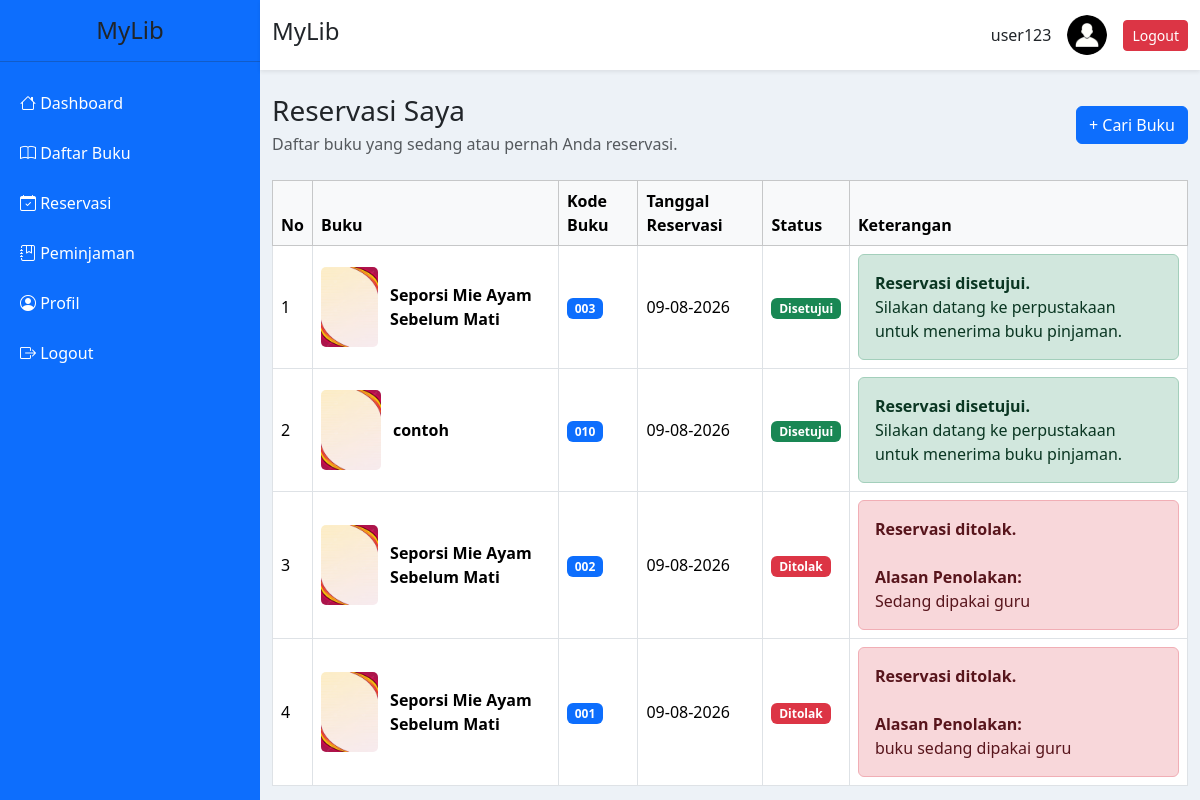
The page /user/reservasi/index.php (signed in) on the database its author committed.
### tables this page shows
CREATE TABLE `reservasi` (
  `id` int NOT NULL,
  `user_id` int NOT NULL,
  `eksemplar_id` int NOT NULL,
  `tanggal_reservasi` date NOT NULL,
  `status` enum('Diajukan','Disetujui','Ditolak','Selesai') NOT NULL DEFAULT 'Diajukan',
  `alasan_penolakan` text,
  `created_at` timestamp NULL DEFAULT CURRENT_TIMESTAMP
);

CREATE TABLE `judul_buku` (
  `id` int NOT NULL,
  `judul` varchar(200) NOT NULL,
  `penulis` varchar(100) NOT NULL,
  `penerbit` varchar(100) NOT NULL,
  `tahun` year NOT NULL,
  `isbn` varchar(30) DEFAULT NULL,
  `kategori` varchar(100) DEFAULT NULL,
  `rak` varchar(50) DEFAULT NULL,
  `sinopsis` text,
  `cover` varchar(255) DEFAULT 'default-book.png',
  `created_at` timestamp NULL DEFAULT CURRENT_TIMESTAMP
);

CREATE TABLE `eksemplar_buku` (
  `id` int NOT NULL,
  `judul_id` int NOT NULL,
  `kode_buku` varchar(30) NOT NULL,
  `status` enum('Tersedia','Dipinjam','Rusak','Hilang') DEFAULT 'Tersedia',
  `created_at` timestamp NULL DEFAULT CURRENT_TIMESTAMP
);

### user/reservasi/index.php (the view, shortened to what this page needs)
<?php
require "../../config/koneksi.php";
$user_id = $_SESSION['id'];
$query = mysqli_query($koneksi, "
    SELECT
        reservasi.id,
        reservasi.tanggal_reservasi,
        reservasi.status,
        reservasi.alasan_penolakan,
        judul_buku.judul,
        judul_buku.cover,
        eksemplar_buku.kode_buku
    FROM reservasi
    INNER JOIN eksemplar_buku
        ON reservasi.eksemplar_id = eksemplar_buku.id
    INNER JOIN judul_buku
        ON eksemplar_buku.judul_id = judul_buku.id
    WHERE reservasi.user_id = $user_id
    ORDER BY reservasi.id DESC
");
include "../../templates/header.php";
?>
<?php include "../../templates/sidebar_user.php"; ?>
<div class="main">
<?php include "../../templates/navbar.php"; ?>
<div class="container mt-4">
<div class="d-flex justify-content-between align-items-center mb-4">
<div>
    <h3 class="mb-1">
        Reservasi Saya
    </h3>
    <p class="text-muted mb-0">
        Daftar buku yang sedang atau pernah Anda reservasi.
    </p>
</div>
<a
    href="<?= BASE_URL ?>user/buku/index.php"
    class="btn btn-primary"
>
    + Cari Buku
</a>
</div>
<?php if (mysqli_num_rows($query) > 0) { ?>
<div class="table-responsive">
<table class="table table-bordered table-hover align-middle">
<thead class="table-light">
<tr>
    <th>No</th>
    <th>Buku</th>
    <th>Kode Buku</th>
    <th>Tanggal Reservasi</th>
    <th>Status</th>
    <th>Keterangan</th>
</tr>
</thead>
<tbody>
<?php
$no = 1;
while ($r = mysqli_fetch_assoc($query)) {
?>
<tr>
<td>
    <?= $no++; ?>
</td>
<td>
<div class="d-flex align-items-center">
<?php
if (
    !empty($r['cover']) &&
    file_exists(
        "../../assets/upload/cover/" . $r['cover']
    )
) {
?>
<img
    src="<?= BASE_URL ?>assets/upload/cover/<?= htmlspecialchars($r['cover']); ?>"
    style="
        width:60px;
        height:80px;
        object-fit:cover;
        border-radius:5px;
        margin-right:12px;
    "
>
<?php
}
?>
<strong>
    <?= htmlspecialchars($r['judul']); ?>
</strong>
</div>
</td>
<td>
<span class="badge bg-primary">
    <?= htmlspecialchars($r['kode_buku']); ?>
</span>
</td>
<td>
    <?= date(
        'd-m-Y',
        strtotime($r['tanggal_reservasi'])
    ); ?>
</td>
<td>
<?php
if ($r['status'] == "Diajukan") {
?>
<span class="badge bg-warning text-dark">
    Menunggu Persetujuan
</span>
<?php
} elseif ($r['status'] == "Disetujui") {
?>
<span class="badge bg-success">
    Disetujui
</span>
<?php
} elseif ($r['status'] == "Ditolak") {
?>
<span class="badge bg-danger">
    Ditolak
</span>
<?php
} elseif ($r['status'] == "Selesai") {
?>
<span class="badge bg-secondary">
    Selesai
</span>
<?php
}
?>
</td>
<td>
<?php
if ($r['status'] == "Diajukan") {
?>
<div class="alert alert-info mb-0">
    Silakan datang ke perpustakaan setelah
    mendapat persetujuan dari admin.
</div>
<?php
} elseif ($r['status'] == "Disetujui") {
?>
<div class="alert alert-success mb-0">
    <strong>
        Reservasi disetujui.
    </strong>
    <br>
    Silakan datang ke perpustakaan untuk
    menerima buku pinjaman.
</div>
<?php
} elseif ($r['status'] == "Ditolak") {
?>
<div class="alert alert-danger mb-0">
    <strong>
        Reservasi ditolak.
    </strong>
    <br><br>
    <strong>
        Alasan Penolakan:
    </strong>
    <br>
    <?php
    if (!empty($r['alasan_penolakan'])) {
        echo nl2br(
            htmlspecialchars(
                $r['alasan_penolakan']
            )
        );
    } else {
        echo "Admin tidak memberikan alasan.";
    }
    ?>
</div>
<?php
} elseif ($r['status'] == "Selesai") {
?>
<div class="text-muted">
    Reservasi telah selesai.
</div>
<?php
}
?>
</td>
</tr>
<?php
}
?>
</tbody>
</table>
</div>
<?php } ?>
</div>
<?php include "../../templates/footer.php"; ?>

### templates/header.php (shortened to what this page needs)
<!DOCTYPE html>
<html lang="id">
<head>
<link href="https://cdn.jsdelivr.net/npm/bootstrap@5.3.7/dist/css/bootstrap.min.css" rel="stylesheet">
<link href="https://cdn.jsdelivr.net/npm/bootstrap-icons@1.13.1/font/bootstrap-icons.css" rel="stylesheet">
</head>
<body>

### templates/sidebar_user.php
<div class="sidebar">
    <h4 class="text-center mt-3">
        MyLib
    </h4>
    <hr>
    <a href="<?= BASE_URL ?>user/dashboard.php">
        <i class="bi bi-house"></i>
        Dashboard
    </a>
    <a href="<?= BASE_URL ?>user/buku/index.php">
        <i class="bi bi-book"></i>
        Daftar Buku
    </a>
    <a href="<?= BASE_URL ?>user/reservasi/">
        <i class="bi bi-calendar-check"></i>
        Reservasi
    </a>
    <a href="<?= BASE_URL ?>user/peminjaman/">
        <i class="bi bi-journal-bookmark"></i>
        Peminjaman
    </a>
    <a href="<?= BASE_URL ?>user/profile/">
        <i class="bi bi-person-circle"></i>
        Profil
    </a>
    <a href="<?= BASE_URL ?>/logout.php">
        <i class="bi bi-box-arrow-right"></i>
        Logout
    </a>
</div>

### templates/navbar.php
<nav class="navbar navbar-expand-lg bg-white shadow-sm">
<div class="container-fluid">
<h4>MyLib</h4>
<div class="d-flex align-items-center">
<span class="me-3">
<?= $_SESSION['nama']; ?>
</span>
<img
src="<?= BASE_URL ?>assets/upload/profile/default.png"
class="profile">
<a
href="<?= BASE_URL ?>logout.php"
class="btn btn-danger btn-sm ms-3">
Logout
</a>
</div>
</div>
</nav>

### templates/footer.php (shortened to what this page needs)
</body>
</html>

### templates/header.php (style rules this page uses)
body { background:#edf2f7; font-family:Segoe UI; }
.sidebar { position:fixed; width:260px; height:100vh; background:#0d6efd; left:0; top:0; overflow:auto; }
.sidebar a { display:block; padding:13px 20px; text-decoration:none; color:white; transition:.3s; }
.main { margin-left:260px; }
.navbar { height:70px; }
.profile { width:40px; height:40px; border-radius:50%; object-fit:cover; }

### rows shown on the page
reservasi: judul_buku.cover (picture), judul_buku.judul "Seporsi Mie Ayam Sebelum Mati", eksemplar.kode_buku "003", tanggal_reservasi "09-08-2026", status "Disetujui", shows "Silakan datang ke perpustakaan untuk menerima buku pinjaman."
reservasi: judul_buku.cover (picture), judul_buku.judul "contoh", eksemplar.kode_buku "010", tanggal_reservasi "09-08-2026", status "Disetujui", shows "Silakan datang ke perpustakaan untuk menerima buku pinjaman."
reservasi: judul_buku.cover (picture), judul_buku.judul "Seporsi Mie Ayam Sebelum Mati", eksemplar.kode_buku "002", tanggal_reservasi "09-08-2026", status "Ditolak", alasan_penolakan "Sedang dipakai guru"
reservasi: judul_buku.cover (picture), judul_buku.judul "Seporsi Mie Ayam Sebelum Mati", eksemplar.kode_buku "001", tanggal_reservasi "09-08-2026", status "Ditolak", alasan_penolakan "buku sedang dipakai guru"

### other values the page prints
$_SESSION['nama'] "user123"
